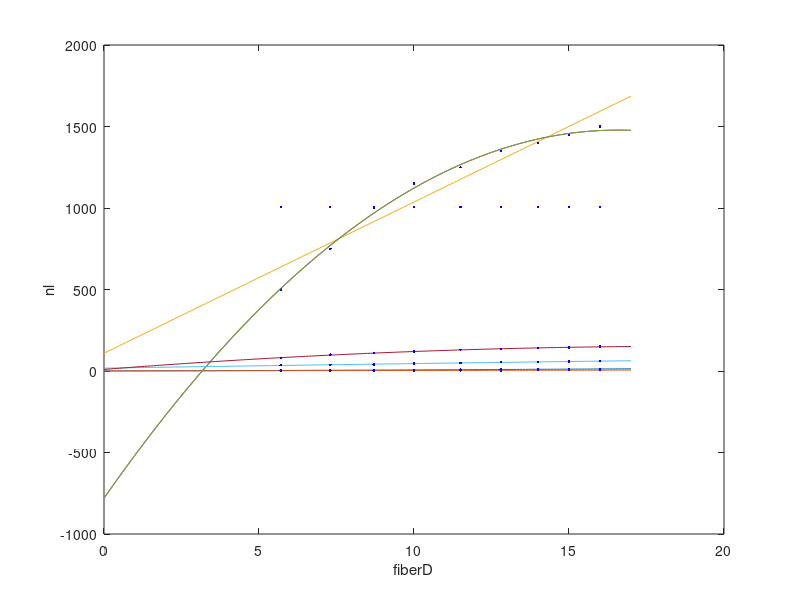

MATLAB code to generate this figure:
clc
clear all
close all
%%
fiberD= [5.7, 7.3, 8.7, 10.0, 11.5, 12.8, 14.0, 15.0, 16.0] ;

nodelength=1 ;
paralength1=3 ;

g=[0.605 0.630 0.661 0.690 0.700 0.719 0.739 0.767 0.791] ;
axonD= [3.4 4.6 5.8 6.9 8.1 9.2 10.4 11.5 12.7] ;
nodeD=[1.9 2.4 2.8 3.3 3.7 4.2 4.7 5.0 5.5] ;
paraD1=[1.9 2.4 2.8 3.3 3.7 4.2 4.7 5.0 5.5] ;
paraD2= [3.4 4.6 5.8 6.9 8.1 9.2 10.4 11.5 12.7] ;
deltax= [500 750 1000 1150 1250 1350 1400 1450 1500] ;
paralength2= [35 38 40 46 50 54 56 58 60] ;
nl=[80 100 110 120 130 135 140 145 150] ;

%% g  is not used 

% a = 0.01717  ;
% b = 0.5076   ;
% 
% i=1 ;
% for x=0:0.1:17
% y(1,i) = a*x+b  ;
% i=i+1 ;
% end
% 
% plot(0:0.1:17,y)
% hold on
% plot(fiberD,g,'.b')
% 
% xlabel('fiberD')
% ylabel('g')
% 
% x=9 ;
% g = a*x+b


%% axonD   (polynomial degree2)

p1 =     0.01876  ;
p2 =      0.4787  ;
p3 =      0.1204  ;


i=1 ;
for x=0:0.1:17
y(1,i) =  p1*x^2 + p2*x + p3  ;
i=i+1 ;
end

plot(0:0.1:17,y)
hold on
plot(fiberD,axonD,'.b')

xlabel('fiberD')
ylabel('axonD')


x=9 ;
axonD = p1*x^2 + p2*x + p3



%% nodeD  (polynomial degree2)

p1 =    0.006304  ;
p2 =      0.2071  ;
p3 =      0.5339  ;

i=1 ;
for x=0:0.1:17
y(1,i) =  p1*x^2 + p2*x + p3 ;
i=i+1 ;
end

plot(0:0.1:17,y)
hold on
plot(fiberD,nodeD,'.b')

xlabel('fiberD')
ylabel('nodeD')


x=9 ;
nodeD = p1*x^2 + p2*x + p3


%% deltax  (polynomial fitting gives us negative values -> so I used linear regression)


a =  92.77  ;
c =  109  ;


i=1 ;
for x=0:0.1:17
y(1,i) =  a*x+c ;
i=i+1 ;
end

plot(0:0.1:17,y)
hold on
plot(fiberD,deltax,'.b')

xlabel('fiberD')
ylabel('deltax')


% x=9 ;
% deltax =  a*x+c


%% deltax (polynomial 2)

p1 =     -8.215  ;
p2 =      272.4  ;
p3 =     -780.2  ;

i=1 ;
for x=0:0.1:17
y(1,i) =  p1*x^2 + p2*x + p3 ;
i=i+1 ;
end

plot(0:0.1:17,y)
hold on
plot(fiberD,deltax,'.b')

xlabel('fiberD')
ylabel('nodeD')


x=9 ;
deltax = p1*x^2 + p2*x + p3






%%  deltax  (polynomial)

 p1 =      -8.215  ;
 p2 =       272.4  ;
 p3 =      -780.2  ;



i=1 ;
for x=0:0.1:17
y(1,i) = p1*x^2 + p2*x + p3  ;
i=i+1 ;
end

plot(0:0.1:17,y)
hold on
plot(fiberD,deltax,'.b')

xlabel('fiberD')
ylabel('deltax')





%% paralength2   (polynomial degree2)

p1 =     -0.0199  ;
p2 =       3.016  ;
p3 =       17.44  ;



i=1 ;
for x=0:0.1:17
y(1,i) = p1*x^2 + p2*x + p3  ;
i=i+1 ;
end

plot(0:0.1:17,y)
hold on
plot(fiberD,paralength2,'.b')

xlabel('fiberD')
ylabel('paralength2')


x=9 ;
paralength2 = p1*x^2 + p2*x + p3





%% nl    (polynomial degree2)

       p1 =      -0.389 ;
       p2 =       14.88  ;
       p3 =       9.721  ;
i=1 ;
for x=0:0.1:17
y(1,i) =  p1*x^2 + p2*x + p3  ;
i=i+1 ;
end

plot(0:0.1:17,y)
hold on
plot(fiberD,nl,'.b')

xlabel('fiberD')
ylabel('nl')

x=9 ;
nl =  p1*x^2 + p2*x + p3
